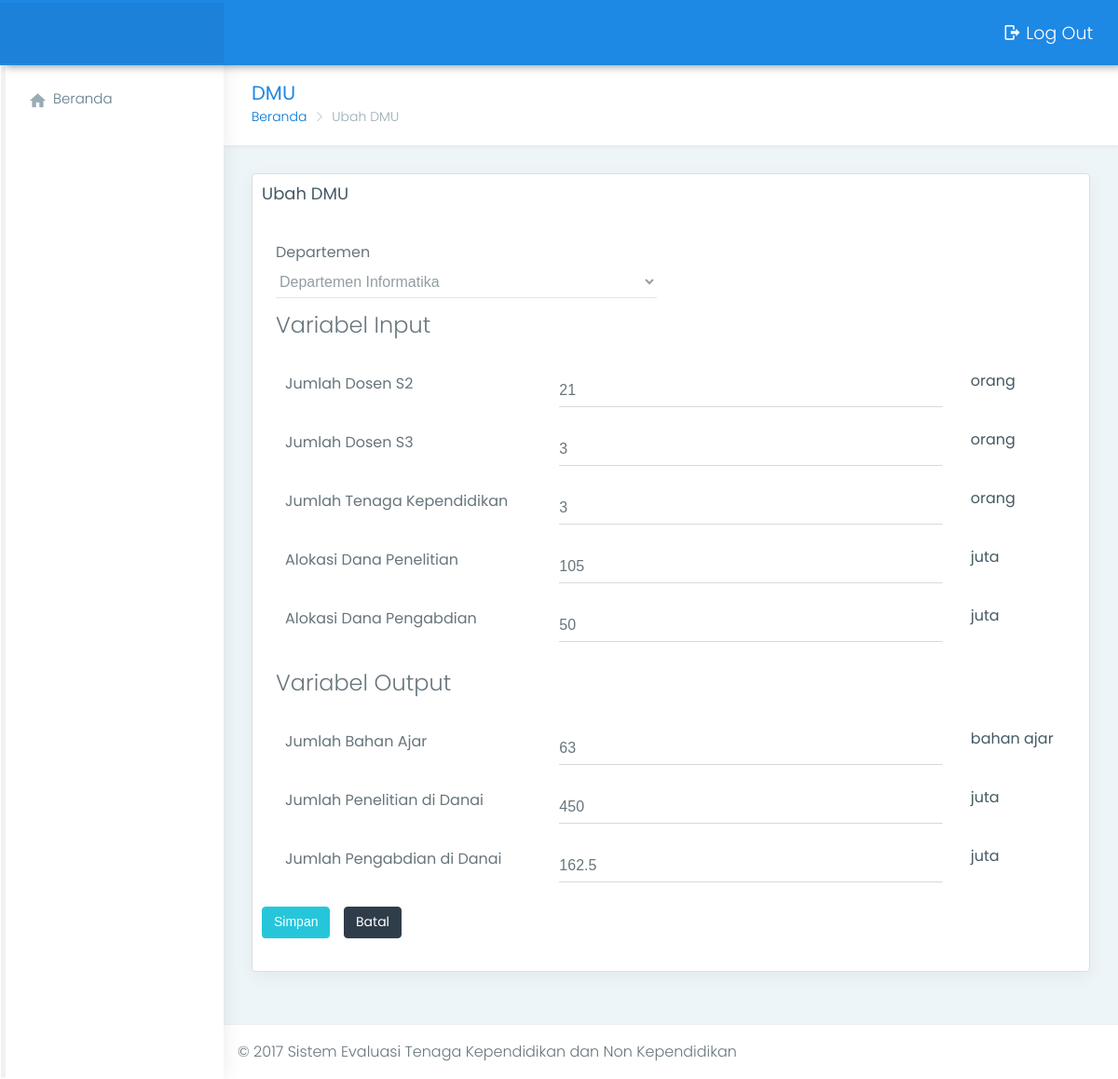
Page /lite/ubah_dmu.php?id=1 on the committed database.
### tables this page shows
CREATE TABLE `detail_dmu` (
  `id_detail_dmu` int(11) NOT NULL,
  `id_departemen` int(11) NOT NULL,
  `id_variabel` int(11) NOT NULL,
  `nilai_variabel` float NOT NULL
);

CREATE TABLE `variabel` (
  `id_variabel` int(11) NOT NULL,
  `nama_variabel` varchar(50) NOT NULL,
  `jenis_variabel` varchar(10) NOT NULL,
  `satuan` varchar(20) NOT NULL,
  `bobot` float NOT NULL
);

### lite/ubah_dmu.php (the view, shortened to what this page needs)
<?php
    include 'layout.php';
    $id= $_GET['id'];
?>
<div class="page-wrapper">
    <div class="container-fluid">
        <div class="row page-titles">
            <div class="col-md-5 col-8 align-self-center">
                <h3 class="text-themecolor m-b-0 m-t-0">DMU</h3>
                <ol class="breadcrumb">
                    <li class="breadcrumb-item"><a href="beranda.php">Beranda</a></li>
                    <li class="breadcrumb-item active">Ubah DMU</li>
                </ol>
            </div>
        </div>
        <div class="row">
            <div class="col-lg-12 col-md-7">
                <div class="card">
                    <div class="card-body pad">
                        <h4 class="card-title">Ubah DMU</h4>
                        <form class="form-material form-horizontal m-t-40" method="POST" action="<?php echo "../process/u_dmu.php?id=".$id.""; ?>">
                            <div class="form-group">
                                <label class="col-sm-4 control-label">Departemen</label>
                                <div class="col-sm-6">
                                    <select name="id_departemen" class="form-control" style="margin-bottom: 10px;" disabled>
                                        <?php
                                            $query = mysqli_query($conn, 'SELECT * FROM departemen');
                                            if (mysqli_num_rows($query) > 0) {
                                                while($departemen = mysqli_fetch_assoc($query)) {
                                                    $id_departemen = $departemen['id_departemen'];
                                                    if ($id_departemen == $id) {
                                                        echo '<option value="'.$id_departemen.'" selected>'.$departemen["nama_departemen"].'</option>';
                                                    } else {
                                                        echo '<option value="'.$id_departemen.'">'.$departemen["nama_departemen"].'</option>';
                                                    }
                                                }
                                            }
                                        ?>
                                    </select>
                                </div>
                            <?php
                                $input = 0;
                                $output = 0;
                                $query = mysqli_query($conn, 'SELECT * FROM variabel v, detail_dmu d WHERE v.id_variabel=d.id_variabel AND d.id_departemen='.$id.' ORDER BY v.jenis_variabel ASC, v.id_variabel ASC');
                                if (mysqli_num_rows($query) > 0) {
                                    while ($var = mysqli_fetch_assoc($query)) {
                                        $name = str_replace(' ','_',$var['nama_variabel']);
                                        $satuan = $var['satuan'];
                                        $value = $var['nilai_variabel'];
                                        if (($var['jenis_variabel'] == 'Input') AND ($input == 0)) {
                                            echo '<div class="form-group"><legend class="col-sm-8 col-sm-offset-2">Variabel Input</legend></div>';
                                            $input = 1;
                                        } elseif (($var['jenis_variabel'] == 'Output') AND ($output == 0)) {
                                            echo '<div class="form-group"><legend class="col-sm-8 col-sm-offset-2">Variabel Output</legend></div>';
                                            $output = 1;
                                        }
                                        echo '
                                            <div class="form-group row kiri">
                                                <label class="col-sm-4 control-label">'.$var["nama_variabel"].'</label>
                                                <div class="col-sm-6">
                                                    <input class="form-control" name="'.$name.'" type="number" min="1" step="0.5" value="'.$value.'" required>
                                                </div>
                                                <div class="col-sm-2">
                                                    <h5>'.$satuan.'</h4>
                                                </div>
                                            </div>
                                        ';
                                    }
                                }
                            ?>
                            <button type="submit" class="btn btn-success waves-effect waves-light m-r-10">Simpan</button>
                            <a href="lihat_dmu.php" class="btn btn-inverse waves-effect waves-light">Batal</a>
                        </form>
                    </div>
                </div>
            </div>
        </div>
    </div>
</div>
<?php include 'script.php';?>

### lite/css/cssku.css (style rules this page uses)
.pad { padding:10px; }
.kiri { margin-left: 10px; }

### lite/css/colors/blue.css (style rules this page uses)
.text-themecolor { color: #1e88e5 !important; }

### rows in the picture
detail_dmu: shows "Variabel Input", id_variabel.nama_variabel "Jumlah Dosen S2", nilai_variabel "21", id_variabel.satuan "orang"
detail_dmu: id_variabel.nama_variabel "Jumlah Dosen S3", nilai_variabel "3", id_variabel.satuan "orang"
detail_dmu: id_variabel.nama_variabel "Jumlah Tenaga Kependidikan", nilai_variabel "3", id_variabel.satuan "orang"
detail_dmu: id_variabel.nama_variabel "Alokasi Dana Penelitian", nilai_variabel "105", id_variabel.satuan "juta"
detail_dmu: id_variabel.nama_variabel "Alokasi Dana Pengabdian", nilai_variabel "50", id_variabel.satuan "juta"
detail_dmu: shows "Variabel Output", id_variabel.nama_variabel "Jumlah Bahan Ajar", nilai_variabel "63", id_variabel.satuan "bahan ajar"
detail_dmu: id_variabel.nama_variabel "Jumlah Penelitian di Danai", nilai_variabel "450", id_variabel.satuan "juta"
detail_dmu: id_variabel.nama_variabel "Jumlah Pengabdian di Danai", nilai_variabel "162.5", id_variabel.satuan "juta"

### other values in the picture
form field id_departemen "Departemen Informatika"
